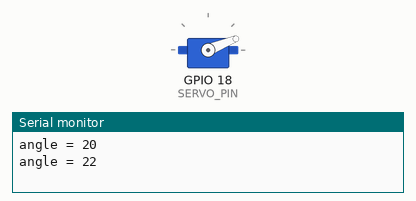
Recording of a sketch running on a simulated ESP32. Shown: servo, the last lines printed to the serial monitor.

Above: at 0.05 s.
At 1.35 s:
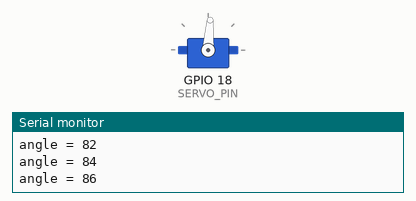
At 2.7 s:
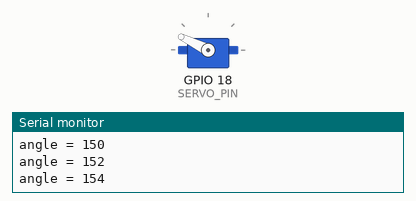
At 5.35 s:
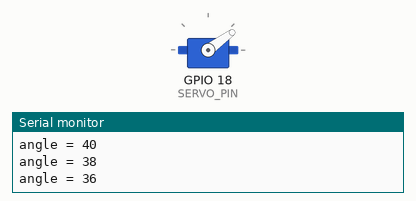
Timing chart, 0 to 7.4 s (numbered marks = the images above):
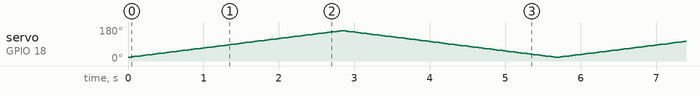

The sketch:

02_servo_test.ino
```cpp
// TEST 2 - SG90 servo
// Wiring: servo signal (orange) -> GPIO18, red -> VIN (5V), brown -> GND
// Add a 470-1000 uF capacitor across servo red/brown. All GND must be common.
// Expected: the servo sweeps slowly between 20 and 160 degrees and back.
// If the ESP32 resets when the servo moves: add the capacitor / use a better USB cable.

#include <ESP32Servo.h>

#define SERVO_PIN 18
Servo servo;

void setup() {
  Serial.begin(115200);
  ESP32PWM::allocateTimer(0);
  servo.setPeriodHertz(50);
  servo.attach(SERVO_PIN, 500, 2400);
}

void loop() {
  for (int a = 20; a <= 160; a += 2) {
    servo.write(a);
    Serial.printf("angle = %d\n", a);
    delay(40);
  }
  for (int a = 160; a >= 20; a -= 2) {
    servo.write(a);
    Serial.printf("angle = %d\n", a);
    delay(40);
  }
}
```
